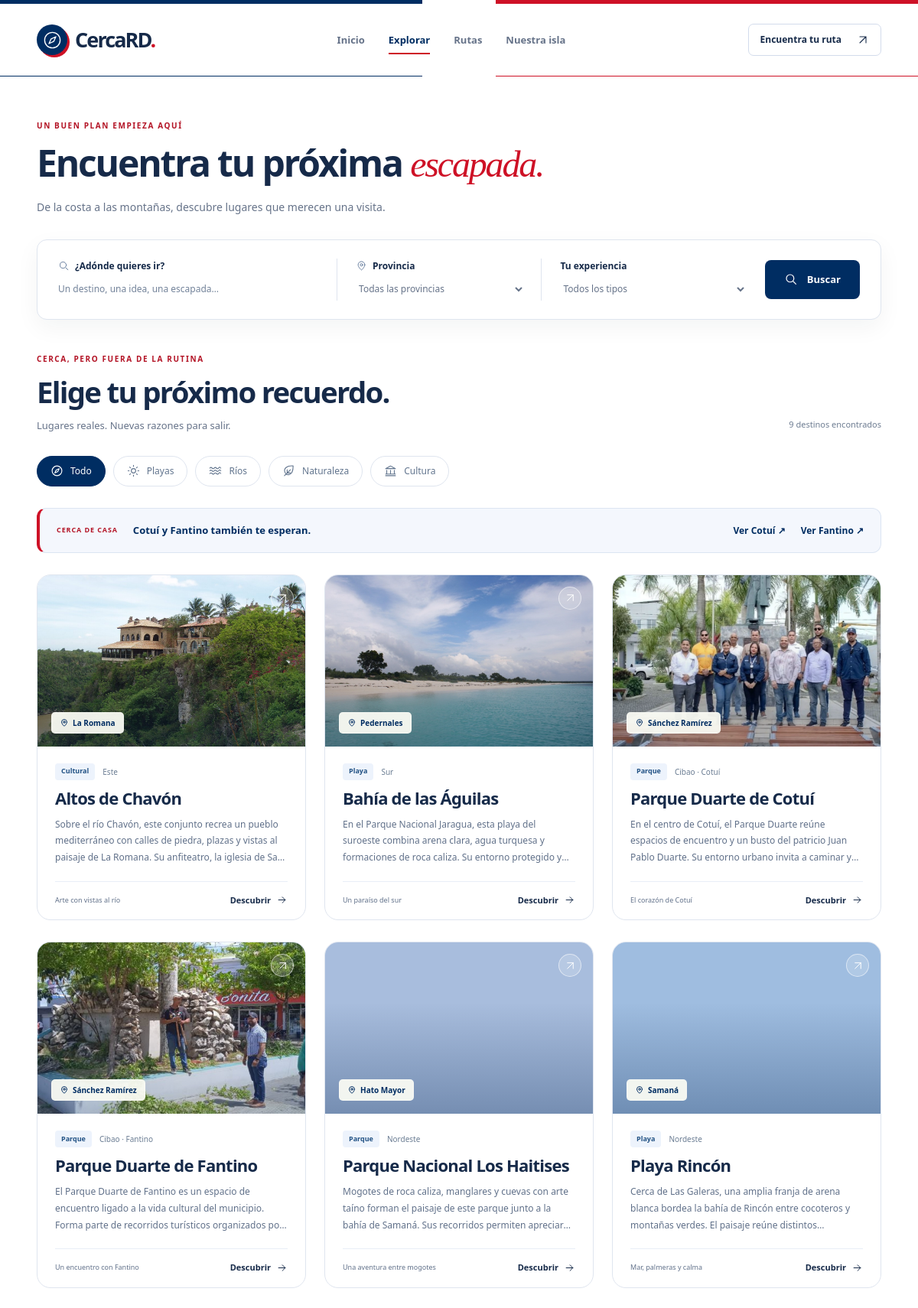
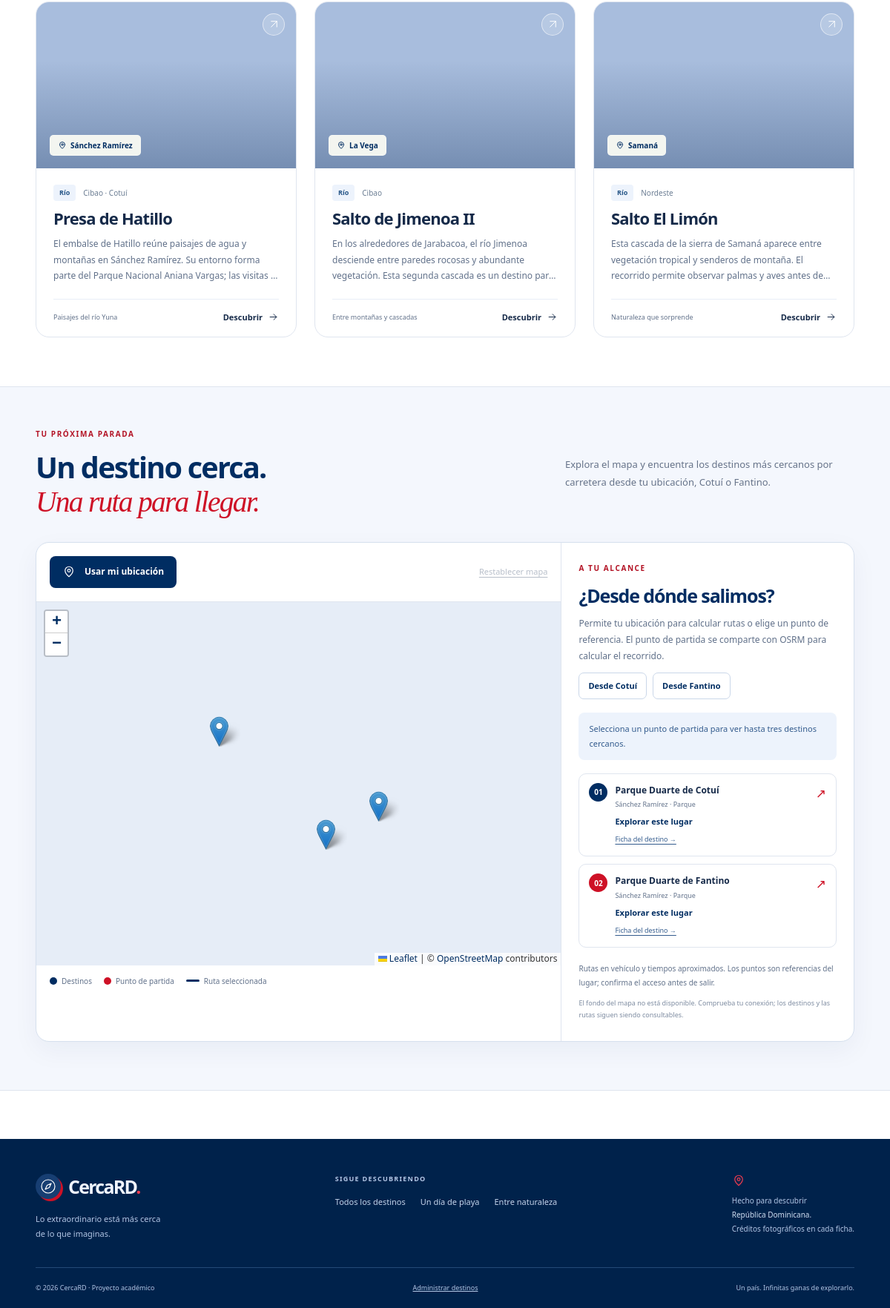
The app's page /index.php?vista=lugares with its own data (2 pictures, top to bottom).
### tables this page shows
CREATE TABLE IF NOT EXISTS lugares (
    id INT UNSIGNED NOT NULL AUTO_INCREMENT,
    nombre VARCHAR(150) NOT NULL,
    provincia VARCHAR(100) NOT NULL,
    tipo VARCHAR(50) NOT NULL,
    descripcion TEXT NOT NULL,
    ubicacion VARCHAR(255) NOT NULL,
    latitud DECIMAL(10, 7) NULL DEFAULT NULL,
    longitud DECIMAL(10, 7) NULL DEFAULT NULL,
    activo TINYINT(1) NOT NULL DEFAULT 1,
    created_at TIMESTAMP NOT NULL DEFAULT CURRENT_TIMESTAMP,
    PRIMARY KEY (id)
);

### app/Core/helpers.php (called while the page is built, shortened)
<?php
function e($value): string
{
    return htmlspecialchars((string) $value, ENT_QUOTES | ENT_SUBSTITUTE, 'UTF-8');
}
function base_url(): string
{
    $directory = str_replace('\\', '/', dirname($_SERVER['SCRIPT_NAME'] ?? '/index.php'));
    $segments = array_filter(explode('/', $directory), function (string $segment): bool {
        return $segment !== '' && $segment !== '.';
    });
    return $segments ? '/' . implode('/', array_map(function (string $segment): string {
        return rawurlencode(rawurldecode($segment));
    }, $segments)) : '';
}
function url(array $parameters = []): string
{
    return base_url() . '/index.php' . ($parameters ? '?' . http_build_query($parameters) : '');
}
function asset_url(string $path): string
{
    $directPublicEntry = realpath($_SERVER['SCRIPT_FILENAME'] ?? '') === realpath(PROJECT_ROOT . '/public/index.php');
    return base_url() . ($directPublicEntry ? '/assets/' : '/public/assets/') . ltrim($path, '/');
}
function place_style(string $type): array
{
    $styles = [
        'Playa' => ['cover-playa', '☀'],
        'Río' => ['cover-rio', '≈'],
        'Parque' => ['cover-parque', '❋'],
        'Montaña' => ['cover-montana', '△'],
        'Cultural' => ['cover-cultural', '⌂'],
    ];
    return $styles[$type] ?? ['cover-parque', '◇'];
}
function destination_meta(array $place): array
{
    static $destinations = null;
    if ($destinations === null) {
        $file = PROJECT_ROOT . '/config/destinations.php';
        $destinations = is_file($file) ? require $file : [];
        $localFile = PROJECT_ROOT . '/config/local_destinations.php';
        if (is_file($localFile)) {
            $destinations = array_replace($destinations, require $localFile);
        }
    }
    $defaults = [
        'image' => '',
        'image_alt' => $place['nombre'] ?? 'Paisaje de República Dominicana',
        'photo_author' => '',
        'photo_author_url' => '',
        'photo_license' => '',
        'photo_license_url' => '',
        'photo_source' => '',
        'photo_source_label' => 'Fuente de la fotografía',
        'source_url' => '',
        'highlight' => '',
        'region' => '',
    ];
    $metadata = $destinations[(int) ($place['id'] ?? 0)] ?? [];
    $result = array_replace($defaults, $metadata);
    return $result;
}
function destination_columns(): array
{
    return [
        'imagen' => 'image', 'imagen_alt' => 'image_alt',
        'foto_autor' => 'photo_author', 'foto_autor_url' => 'photo_author_url',
        'foto_fuente' => 'photo_source', 'foto_fuente_label' => 'photo_source_label',
        'foto_licencia' => 'photo_license', 'foto_licencia_url' => 'photo_license_url',
        'fuente_url' => 'source_url', 'destacado' => 'highlight', 'region' => 'region',
    ];
}
function image_url(array $place): string
{
    $metadata = destination_meta($place);
    return $metadata['image'] !== '' ? asset_url($metadata['image']) : '';
}
function render(string $view, array $data): void
{
    extract($data, EXTR_SKIP);
    require PROJECT_ROOT . '/app/Views/layout/header.php';
    require PROJECT_ROOT . '/app/Views/' . $view . '.php';
    require PROJECT_ROOT . '/app/Views/layout/footer.php';
}

### public/index.php (called while the page is built, shortened)
<?php
require dirname(__DIR__) . '/app/bootstrap.php';
$page = input_text('vista', 30);
$controller->handle($page === '' ? 'inicio' : $page);

### app/Models/Lugar.php (called while the page is built, shortened)
<?php
final class Lugar
{
    public static function fromDatabase(PDO $connection): self
    {
        $places = $connection->query(
            'SELECT * FROM lugares WHERE activo = 1 ORDER BY nombre ASC'
        )->fetchAll();
        return new self($places);
    }
}

### app/bootstrap.php (called while the page is built, shortened)
<?php
require PROJECT_ROOT . '/app/Core/helpers.php';
require PROJECT_ROOT . '/app/Models/Lugar.php';
try {
    $databaseConfig = require PROJECT_ROOT . '/config/database.php';
    $connection = Database::connect($databaseConfig);
    $model = Lugar::fromDatabase($connection);
} catch (PDOException $exception) {
    error_log('CercaRD: catálogo inicial local; conexión o tabla de MySQL no disponible.');
    $model = new Lugar(require PROJECT_ROOT . '/database/demo.php', true);
}

### app/Views/partials/place-card.php (the view)
<?php
[$coverClass, $symbol] = place_style($place['tipo']);
$placeMeta = destination_meta($place);
$placeImage = image_url($place);
$detailUrl = url(['vista' => 'detalle', 'id' => $place['id']]);
?>
<article class="place-card">
    <a class="place-cover <?= e($coverClass) ?> <?= $placeImage !== '' ? 'has-photo' : '' ?>" href="<?= e($detailUrl) ?>" aria-label="Conocer <?= e($place['nombre']) ?>">
        <?php if ($placeImage !== ''): ?><img src="<?= e($placeImage) ?>" alt="<?= e($placeMeta['image_alt']) ?>" loading="lazy" decoding="async"><?php else: ?><span class="place-symbol" aria-hidden="true"><?= e($symbol) ?></span><?php endif; ?>
        <span class="cover-label"><svg class="icon" viewBox="0 0 24 24" aria-hidden="true"><use href="#icon-pin"/></svg><?= e($place['provincia']) ?></span><span class="cover-arrow" aria-hidden="true"><svg class="icon" viewBox="0 0 24 24"><use href="#icon-arrow-up"/></svg></span>
    </a>
    <div class="place-body"><div class="place-meta"><span class="tag"><?= e($place['tipo']) ?></span><?php if ($placeMeta['region'] !== ''): ?><span><?= e($placeMeta['region']) ?></span><?php endif; ?></div><h3 class="place-title"><a href="<?= e($detailUrl) ?>"><?= e($place['nombre']) ?></a></h3><p class="place-description"><?= e($place['descripcion']) ?></p><div class="place-footer"><span><?= e($placeMeta['highlight']) ?></span><a class="text-link" href="<?= e($detailUrl) ?>" aria-label="Descubrir <?= e($place['nombre']) ?>">Descubrir <svg class="icon" viewBox="0 0 24 24" aria-hidden="true"><use href="#icon-arrow"/></svg></a></div></div>
</article>

### app/Views/lugares/index.php (shortened to what this page needs)
<?php
$isHome = $currentPage === 'inicio';
$heroPlace = ['id' => 101];
$heroMeta = destination_meta($heroPlace);
$heroImage = image_url($heroPlace);
$categories = [['', 'Todo', 'compass'], ['Playa', 'Playas', 'sun'], ['Río', 'Ríos', 'waves'], ['Parque', 'Naturaleza', 'leaf'], ['Cultural', 'Cultura', 'culture']];
?>
<?php if ($isHome): ?>
    <section class="hero" aria-labelledby="hero-title">
        <?php if ($heroImage !== ''): ?><img class="hero-image" src="<?= e($heroImage) ?>" alt="<?= e($heroMeta['image_alt']) ?>" fetchpriority="high" decoding="async"><?php endif; ?>
        <div class="hero-shade"></div>
        <div class="container hero-content">
            <p class="eyebrow"><span></span>DESCUBRE REPÚBLICA DOMINICANA</p>
            <h1 id="hero-title">Hay un país entero<br>por <em>descubrir.</em></h1>
            <p class="hero-description">De Cotuí y Fantino a los paisajes de todo el país.<br class="desktop-break"> Descubre lo nuestro y encuentra tu próxima ruta.</p>
            <a class="button button-coral" href="#catalogo">Quiero explorar <svg class="icon" viewBox="0 0 24 24" aria-hidden="true"><use href="#icon-arrow"/></svg></a>
            <a class="hero-location" href="<?= e(url(['vista' => 'detalle', 'id' => 101])) ?>"><svg class="icon" viewBox="0 0 24 24" aria-hidden="true"><use href="#icon-pin"/></svg><span><strong>Bahía de las Águilas</strong><small>Pedernales · Costa suroeste</small></span><svg class="icon location-arrow" viewBox="0 0 24 24" aria-hidden="true"><use href="#icon-arrow-up"/></svg></a>
            <?php if ($heroImage !== '' && $heroMeta['photo_source'] !== ''): ?><p class="hero-photo-credit">Foto: <?= e($heroMeta['photo_author']) ?> · <a href="<?= e(url(['vista' => 'detalle', 'id' => 101])) ?>#foto">Créditos y licencia ↗</a></p><?php endif; ?>
        </div>
    </section>
<?php else: ?>
    <section class="catalog-intro container" aria-labelledby="explore-title"><p class="section-kicker">UN BUEN PLAN EMPIEZA AQUÍ</p><h1 id="explore-title">Encuentra tu próxima <em>escapada.</em></h1><p>De la costa a las montañas, descubre lugares que merecen una visita.</p></section>
<?php endif; ?>
<div class="container">
    <section id="catalogo" class="catalog-section <?= $isHome ? 'catalog-home' : '' ?>" aria-labelledby="catalog-title">
        <form class="filter-form" action="<?= e(url()) ?>#catalogo" method="get">
            <div class="form-field search-field"><label for="q"><svg class="icon" viewBox="0 0 24 24" aria-hidden="true"><use href="#icon-search"/></svg> ¿Adónde quieres ir?</label><input type="search" name="q" id="q" value="<?= e($query) ?>" placeholder="Un destino, una idea, una escapada…" maxlength="100"></div>
            <div class="form-field"><label for="provincia"><svg class="icon" viewBox="0 0 24 24" aria-hidden="true"><use href="#icon-pin"/></svg> Provincia</label><select name="provincia" id="provincia"><option value="">Todas las provincias</option></select></div>
            <div class="form-field"><label for="tipo">Tu experiencia</label><select name="tipo" id="tipo"><option value="">Todos los tipos</option></select></div>
            <button type="submit" class="button button-primary"><svg class="icon" viewBox="0 0 24 24" aria-hidden="true"><use href="#icon-search"/></svg> Buscar</button>
        </form>
        <div class="section-heading"><div><p class="section-kicker">CERCA, PERO FUERA DE LA RUTINA</p><h2 id="catalog-title">Elige tu próximo recuerdo.</h2><p>Lugares reales. Nuevas razones para salir.</p></div><span class="results-count"><?= count($places) ?> <?= count($places) === 1 ? 'destino encontrado' : 'destinos encontrados' ?></span></div>
        <div class="catalog-toolbar">
            <nav class="category-nav" aria-label="Filtrar por experiencia"><?php foreach ($categories as [$categoryValue, $categoryLabel, $categoryIcon]): ?><a class="category-chip <?= $type === $categoryValue ? 'is-selected' : '' ?>" href="<?= e(url(['vista' => 'lugares', 'q' => $query, 'provincia' => $province, 'tipo' => $categoryValue])) ?>#catalogo" <?= $type === $categoryValue ? 'aria-current="true"' : '' ?>><svg class="icon" viewBox="0 0 24 24" aria-hidden="true"><use href="#icon-<?= e($categoryIcon) ?>"/></svg><?= e($categoryLabel) ?></a><?php endforeach; ?></nav>
        </div>
        <div class="local-destinations"><span class="local-label">CERCA DE CASA</span><strong>Cotuí y Fantino también te esperan.</strong><div><a href="<?= e(url(['vista' => 'lugares', 'q' => 'Cotuí'])) ?>#catalogo">Ver Cotuí <span aria-hidden="true">↗</span></a><a href="<?= e(url(['vista' => 'lugares', 'q' => 'Fantino'])) ?>#catalogo">Ver Fantino <span aria-hidden="true">↗</span></a></div></div>
        <?php if ($places): ?><div class="places-grid"><?php foreach ($places as $place): ?><?php require PROJECT_ROOT . '/app/Views/partials/place-card.php'; ?><?php endforeach; ?></div><?php else: ?><?= e(url(['vista' => 'lugares'])) ?><?php endif; ?>
    </section>
    </div>
    <?php require PROJECT_ROOT . '/app/Views/partials/map.php'; ?>

### records on screen
lugares: shows a picture, provincia "La Romana", tipo "Cultural", nombre+id "Este", nombre "Altos de Chavón", descripcion "Sobre el río Chavón, este conjunto recrea un pueblo mediterráneo con calles de piedra, plazas y vistas al paisaje de La Romana. Su anfiteatro, la iglesia de…", nombre+id "Arte con vistas al río"
lugares: shows a picture, provincia "Pedernales", tipo "Playa", nombre+id "Sur", nombre "Bahía de las Águilas", descripcion "En el Parque Nacional Jaragua, esta playa del suroeste combina arena clara, agua turquesa y formaciones de roca caliza. Su entorno protegido…", nombre+id "Un paraíso del sur"
lugares: shows a picture, provincia "Sánchez Ramírez", tipo "Parque", nombre+id "Cibao · Cotuí", nombre "Parque Duarte de Cotuí", descripcion "En el centro de Cotuí, el Parque Duarte reúne espacios de encuentro y un busto del patricio Juan Pablo Duarte. Su entorno urbano invita a caminar…", nombre+id "El corazón de Cotuí"
lugares: shows a picture, provincia "Sánchez Ramírez", tipo "Parque", nombre+id "Cibao · Fantino", nombre "Parque Duarte de Fantino", descripcion "El Parque Duarte de Fantino es un espacio de encuentro ligado a la vida cultural del municipio. Forma parte de recorridos turísticos organizados…", nombre+id "Un encuentro con Fantino"
lugares: shows a picture, provincia "Hato Mayor", tipo "Parque", nombre+id "Nordeste", nombre "Parque Nacional Los Haitises", descripcion "Mogotes de roca caliza, manglares y cuevas con arte taíno forman el paisaje de este parque junto a la bahía de Samaná. Sus recorridos permiten…", nombre+id "Una aventura entre mogotes"
lugares: shows a picture, provincia "Samaná", tipo "Playa", nombre+id "Nordeste", nombre "Playa Rincón", descripcion "Cerca de Las Galeras, una amplia franja de arena blanca bordea la bahía de Rincón entre cocoteros y montañas verdes. El paisaje reúne…", nombre+id "Mar, palmeras y calma"
lugares: shows a picture, provincia "Sánchez Ramírez", tipo "Río", nombre+id "Cibao · Cotuí", nombre "Presa de Hatillo", descripcion "El embalse de Hatillo reúne paisajes de agua y montañas en Sánchez Ramírez. Su entorno forma parte del Parque Nacional Aniana Vargas; las visitas…", nombre+id "Paisajes del río Yuna"
lugares: shows a picture, provincia "La Vega", tipo "Río", nombre+id "Cibao", nombre "Salto de Jimenoa II", descripcion "En los alrededores de Jarabacoa, el río Jimenoa desciende entre paredes rocosas y abundante vegetación. Esta segunda cascada es un destino…", nombre+id "Entre montañas y cascadas"
lugares: shows a picture, provincia "Samaná", tipo "Río", nombre+id "Nordeste", nombre "Salto El Limón", descripcion "Esta cascada de la sierra de Samaná aparece entre vegetación tropical y senderos de montaña. El recorrido permite observar palmas y aves antes…", nombre+id "Naturaleza que sorprende"

### other values on screen
$app['nombre'] "CercaRD"
count($places) "9"
$categoryLabel "Todo"
$categoryLabel "Playas"
$categoryLabel "Ríos"
$categoryLabel "Naturaleza"
$categoryLabel "Cultura"
